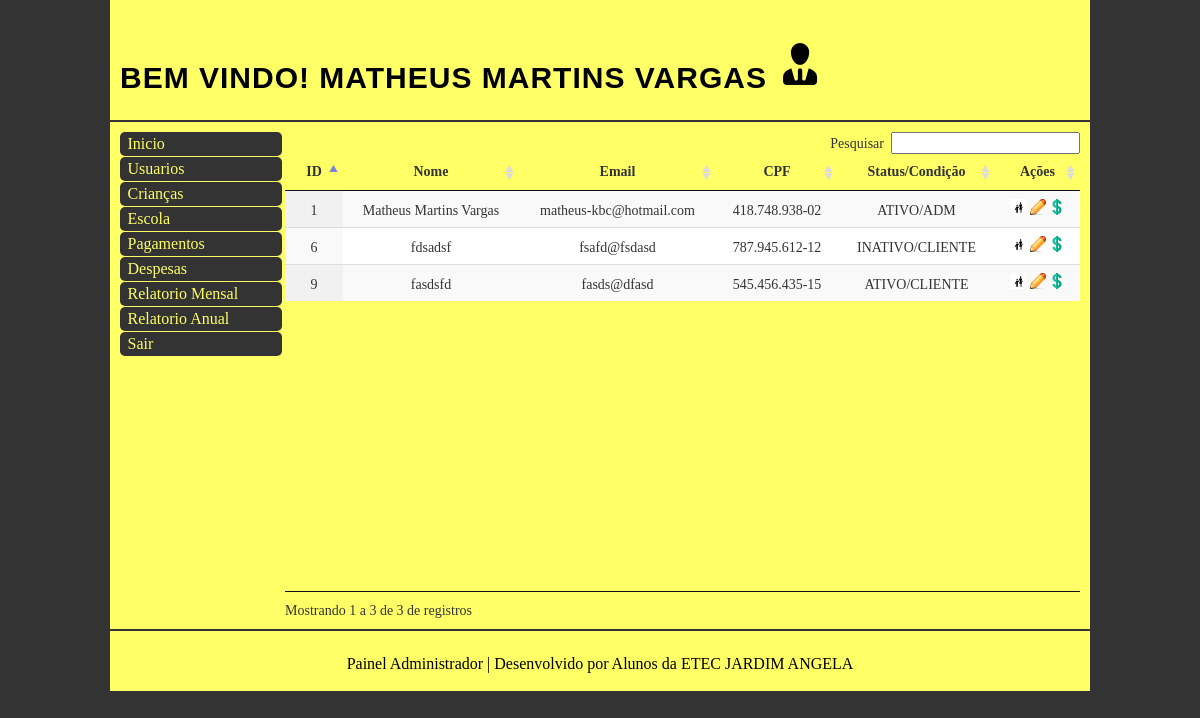
/php/listar_usuario.php (signed in), run on the app's committed database.
### tables this page shows
CREATE TABLE IF NOT EXISTS `responsavel` (
  `id_resp` int(11) NOT NULL AUTO_INCREMENT,
  `nome_resp` varchar(50) DEFAULT NULL,
  `sexo_resp` varchar(10) DEFAULT NULL,
  `dt_nasc_resp` date DEFAULT NULL,
  `cpf_resp` varchar(20) DEFAULT NULL,
  `rg_resp` varchar(15) DEFAULT NULL,
  `num_dependentes` int(11) DEFAULT NULL,
  `email` varchar(255) DEFAULT NULL,
  `senha` varchar(12) DEFAULT NULL,
  `tel_principal` varchar(20) DEFAULT NULL,
  `tel_recado` varchar(20) DEFAULT NULL,
  `data de cadastro` timestamp NULL DEFAULT CURRENT_TIMESTAMP,
  `status` varchar(10) DEFAULT NULL,
  `condicao` varchar(50) DEFAULT NULL,
  PRIMARY KEY (`id_resp`),
  UNIQUE KEY `cpf_resp` (`cpf_resp`),
  UNIQUE KEY `email` (`email`)
);

### php/listar_usuario.php (the view, shortened to what this page needs)
<?php include('header.php');?>
<link href="../css/data-table.css" rel="stylesheet" type="text/css">
<div id=content>
<table cellspacing="0" cellpadding="0" border="0" class="display" id="listausers">
			<thead>
				<tr>
					<th>ID</th><th>Nome</th><th>Email</th><th>CPF</th><th>Status/Condição</th><th>Ações</th>
				</tr>
			</thead>
<?php
include "../Connections/conexao.php";
$sql = "SELECT * FROM responsavel ";
$query = $mysqli->query($sql);
while ($dados = $query->fetch_array())
	{
		echo '<tr><td align="center"> ' . utf8_encode($dados['id_resp']) . '<br /></td>';
		echo '<td align="center"> ' . utf8_encode($dados['nome_resp']) . '<br /></td>';
		echo '<td align="center"> ' . utf8_encode($dados['email']) . '<br /></td>';
		echo '<td align="center"> ' . utf8_encode($dados['cpf_resp']) . '<br /></td>';
		echo '<td align="center"> ' . strtoupper(utf8_encode($dados['status'])) ,'/', strtoupper(utf8_encode($dados['condicao'])) . '<br /></td>';
		echo '<td align="center">
					<a href="cadastro_crianca.php?id_resp='.($dados['id_resp']).'" title="Vincular Crianca"><img width="16px" height="16px" src="../img/crianca.png" alt="Vincular Crianca" /></a>
					<a href="alterar_usuario_adm.php?id_resp='. ($dados['id_resp']).'" title="Editar"><img src="../img/edit.png" alt="Editar" /></a>
					<a href="cadastro_pagamento.php?id_resp='. ($dados['id_resp']).'" title="Pagamento"><img src="../img/cash.png" alt="Pagamento" /></a></tr></td>';
	}
?>
</table>
</div>
<?php include('sidebar.php'); ?>
<?php include('footer.php'); ?>

### php/header.php (shortened to what this page needs)
<!doctype html>
<html class="">
<head>
<link href="../css/jquery-ui.css" rel="stylesheet" type="text/css" />
<link href="../css/boilerplate.css" rel="stylesheet" type="text/css">
<link href="../css/reset.css" rel="stylesheet" type="text/css">
<link href="../css/style.css" rel="stylesheet" type="text/css">
</head>
	<body class="painel">
	<div class="gridContainer clearfix">
	<div id="wrapper" >
			<div id="header">
			<hgroup>
				<h1>Bem vindo! <?php echo $_SESSION['nome_resp'];?> <img src="../img/adm.png" alt="Adm" /></h1>
			</hgroup>
			</div>
			<div id="wrap-content">

### php/sidebar.php (shortened to what this page needs)
<div id="sidebar">
	<ul id="accordion">
		<li><a href="menu_adm.php">Inicio</a></li>
		<li><a class="item" href="#">Usuarios</a>
		</li>
		<li><a  class="item" href="#">Crianças</a>
		</li>
		<li><a  class="item" href="#">Escola</a>
		</li>
		<li><a  class="item" href="#">Pagamentos</a>
		</li>
		<li><a  class="item" href="#">Despesas</a>
		</li>
		<li><a  class="item" href="#">Relatorio Mensal </a>
		</li>
		<li><a  class="item" href="#">Relatorio Anual </a>
		</li>
		<li><a href="sair.php">Sair</a></li>
	</ul>
</div>

### php/footer.php (shortened to what this page needs)
			</div>
			<div id="footer">
					<p>Painel Administrador | Desenvolvido por Alunos da ETEC JARDIM ANGELA</p>
			</div>
		</div>
	</div>
	</body>
</html>

### css/boilerplate.css (style rules this page uses)
article, aside, details, figcaption, figure, footer, header, hgroup, nav, section { display: block; }
html { font-size: 100%; overflow-y: scroll; -webkit-text-size-adjust: 100%; -ms-text-size-adjust: 100%; }
body { margin: 0; font-size: 13px; line-height: 1.231; }
body, button, input, select, textarea { font-family: sans-serif; color: #222; }
a { color: #00e; }
ul, ol { margin: 1em 0; padding: 0 0 0 40px; }
img { border: 0; -ms-interpolation-mode: bicubic; vertical-align: middle; }
table { border-collapse: collapse; border-spacing: 0; }
td { vertical-align: top; }
.clearfix:before, .clearfix:after { content: ""; display: table; }
.clearfix:after { clear: both; }
.clearfix { zoom: 1; }

### css/style.css (style rules this page uses)
body.painel { font:14px Georgia, "Times New Roman", Times, serif; color:#333; background: #333333; }
a:link, a:active, a:visited { text-decoration: none; color:#FFFF66; }
#wrapper { width: 980px; margin: 0 auto; background: #FFFF66; }
#header { height: 100px; border-bottom: 2px solid #333333; padding: 10px; }
#header h1 { font-size: 30px; margin-top: 30px; }
#wrap-content { display: table; height: auto; padding: 10px; }
#content { float: right; width:795px; padding-left: 15px; }
#sidebar { float: left; width: 150px; }
#sidebar ul li { padding: 2% 5%; width:98%; background: #333333; margin-bottom: 1px; font-size: 16px; display: block; }
#footer { height: 20px; border-top: 2px solid #333333; padding: 20px 10px; text-align: center; }
.radius5 { border-radius: 5px; -moz-border-radius: 5px; -webkit-border-radius: 5px; -o-border-raius: 5px; -ms-border-radius: 5px; }
body { width: 100%; height: 100%; font-family: 'Lato',sans-serif; font-weight: 300; color: #666; background-color: #000000; }
html { width: 100%; height: 100%; }
h1, h2, h3, h4, h5, h6 { margin: 0 0 30px; text-transform: uppercase; font-family: Montserrat,sans-serif; font-weight: 700; letter-spacing: 1px; }
p { margin: 0 0 20px; font-size: 16px; line-height: 1.6em; }
a { color: #28c3ab; -webkit-transition: all .2s ease-in-out; -moz-transition: all .2s ease-in-out; transition: all .2s ease-in-out; }
h1, h2, h3, h4, h5, h6 { margin: 0 0 30px; text-transform: uppercase; font-family: Montserrat,sans-serif; font-weight: 700; letter-spacing: 1px; color: #000; }
p { margin: 0 0 20px; font-size: 16px; line-height: 1.6em; color: #000; }

### data on the page
responsavel: id_resp "1", nome_resp "Matheus Martins Vargas", email "matheus-kbc@hotmail.com", cpf_resp "418.748.938-02", status "ATIVO", condicao "ADM"
responsavel: id_resp "6", nome_resp "fdsadsf", email "fsafd@fsdasd", cpf_resp "787.945.612-12", status "INATIVO", condicao "CLIENTE"
responsavel: id_resp "9", nome_resp "fasdsfd", email "fasds@dfasd", cpf_resp "545.456.435-15", status "ATIVO", condicao "CLIENTE"

### other printed values
$_SESSION['nome_resp'] "MATHEUS MARTINS VARGAS"
